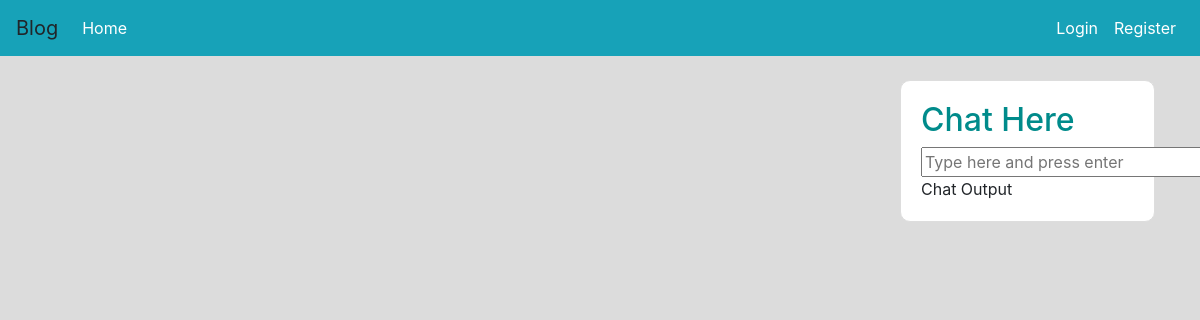
Before: / with the older database file.
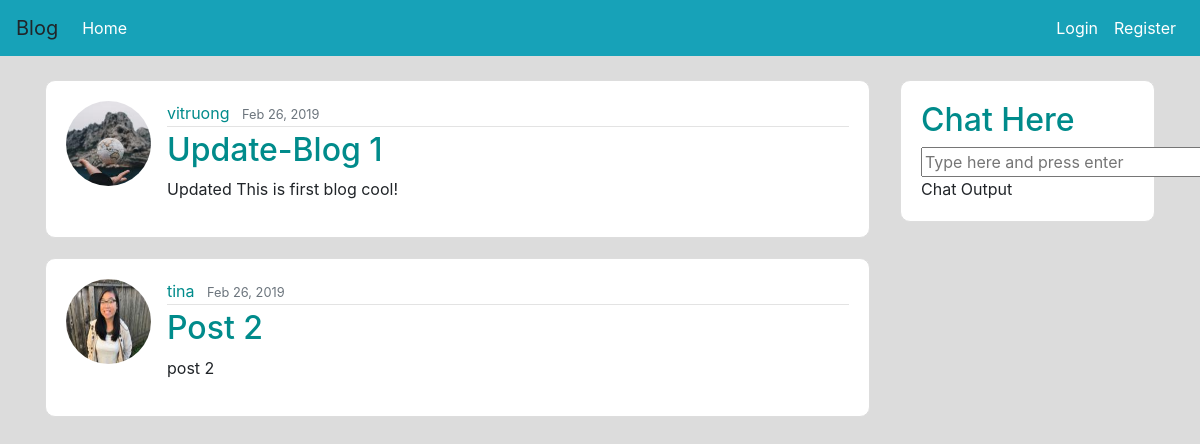
After: the same page with the newer database file.
### flaskblog/model.py (models this page shows, shortened)
class Post(db.Model):
    id = db.Column(db.Integer, autoincrement=True, primary_key=True)
    title = db.Column(db.String(150), nullable=False)
    content = db.Column(db.Text, nullable=False)
    date_posted = db.Column(db.DateTime, nullable=False, default=datetime.utcnow)
    user_id = db.Column(db.Integer, db.ForeignKey('user.id'), nullable=False)

class User(db.Model, UserMixin):
    id = db.Column(db.Integer, autoincrement=True, primary_key=True)
    username = db.Column(db.String(20), unique=True, nullable=False)
    email = db.Column(db.String(120), unique=True, nullable=False)
    image_file = db.Column(db.String(20), nullable=False, default='default.jpg')
    password = db.Column(db.String(60), nullable=False)
    posts = db.relationship('Post', backref='author', lazy=True)

### flaskblog/routes.py (the view)
@app.route('/')
def homepage():
    posts = Post.query.all()
    return render_template("homepage.html", posts=posts)

### flaskblog/templates/homepage.html (shortened to what this page needs)
{% extends 'base.html' %}
{% block body %}
    {% for post in posts %}
        <article class="media content-section">
          <img class="rounded-circle article-img" src="{{ url_for('static', filename='profile_pics/' + post.author.image_file) }}">
          <div class="media-body">
            <div class="article-metadata">
              <a class="mr-2" href="#">{{ post.author.username }}</a>
              <small class="text-muted">{{ post.date_posted.strftime('%b %d, %Y') }}</small>
            </div>
            <h2><a class="article-title" href="{{ url_for('post', post_id=post.id) }}">{{ post.title }}</a></h2>
            <p class="article-content">{{ post.content }}</p>
          </div>
        </article>
    {% endfor %}
{% endblock %}

### flaskblog/templates/base.html (shortened to what this page needs)
<!DOCTYPE html>
<html>
<head>
    <link rel="stylesheet" href="https://maxcdn.bootstrapcdn.com/bootstrap/4.0.0/css/bootstrap.min.css">
     <link rel="stylesheet" href="https://use.fontawesome.com/releases/v5.0.10/css/all.css">
    <link rel="stylesheet" type="text/css" href="/static/styles.css">
</head>
<body>
  <nav class="navbar navbar-expand-lg navbar-dark bg-info">
    <a class="navbar-brand">Blog</a>
    <div class="collapse navbar-collapse" id="navbarNav">
      <div class="navbar-nav mr-auto">
        <li class="nav-item active">
          <a class="nav-link" href="/">Home <span class="sr-only">(current)</span></a>
        </li>
      </div>
        <div class="navbar-nav">
          {% if current_user.is_authenticated %}
            <li class="nav-item active">
            <a class="nav-link" href="/post/new">Create Post</a>
            </li>
            <li class="nav-item active">
            <a class="nav-link" href="/account">Account</a>
            </li>
            <li class="nav-item active">
            <a class="nav-link" href="/logout">Logout</a>
            </li>
          {% else %}
            <li class="nav-item active">
            <a class="nav-link" href="/login">Login</a>
            </li>
            <li class="nav-item active">
            <a class="nav-link" href="/register">Register</a>
            </li>
          {% endif %}
      </div>
    </div>
  </nav>
<br>
  <main role="main" class="container">
    <div class="row">
      <div class="col-md-9">
        {% block body %}{% endblock %}
      </div>
      <div class="col-md-3">
        <div class="content-section">
          <h2>Chat Here </h2>
            <div><input id=input size="25" placeholder="Type here and press enter" /></div>
          Chat Output
        </div>
      </div>
    </div>
  </main>
</body>
</html>

### flaskblog/static/styles.css (style rules this page uses)
h2 { color: #008B8B; }
a { color: #008B8B; }
body { background-color: gainsboro; }
.article-img { height: 85px; width: 85px; margin-right: 16px; }
.content-section { background: #ffffff; padding: 20px 20px; border: 1px solid #dddddd; border-radius: 10px; margin-bottom: 20px; }
.article-metadata { padding-bottom: 1px; margin-bottom: 4px; border-bottom: 1px solid #e3e3e3 }

Changed rows visible on the page:
added Post: image_file (picture), author.username "vitruong", date_posted "Feb 26, 2019", title "Update-Blog 1", content "Updated This is first blog cool!"
added Post: image_file (picture), author.username "tina", date_posted "Feb 26, 2019", title "Post 2", content "post 2"
